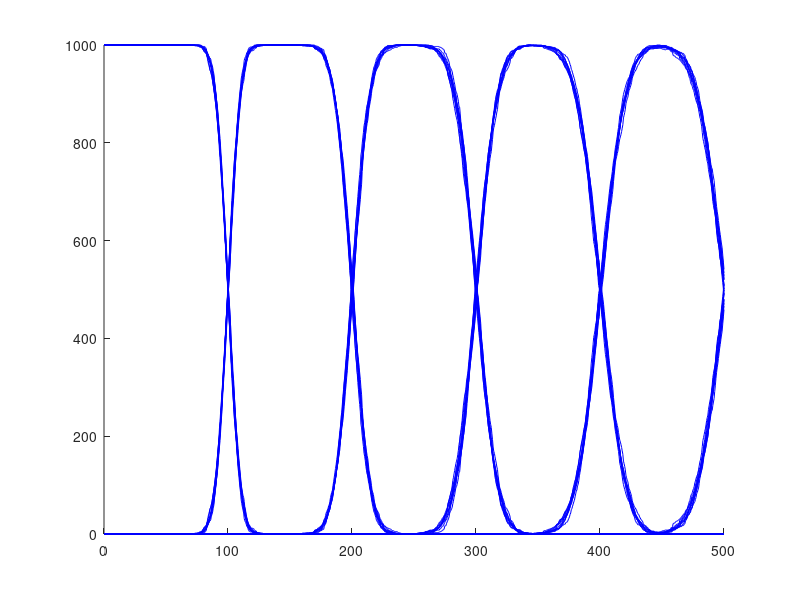

Source code (MATLAB):
clear all; 

N    = 1000;
X0   = [N zeros(1,7)];  % the initial state [1000 0 0 ... 0]
n    = length(X0); % n of states
sig  = 8;       % sigma for normal distribution
time = linspace(0,500,1000);        
dt    = time(2)-time(1);
nstep = length(time); 

Y = []; s0=X0;


for K=1:10 %repeat the ABM calculations
    % initial values:
    S(:,1) = ones(N,1); % initially all in A
    S(:,2) = 100 + sig*randn(N,1);    % init waiting times from exp distribution  
                                   % test other distributions !
    NN(1,:) = X0;
    for k=2:nstep
        S(:,2) = S(:,2)-dt;       % remove dt from waiting times
        move   = find(S(:,2)<=0); % check who is going to get to next compartment
        S(move,1) = S(move,1)+1;  % move to next compartment
        S(move,2) = 100+sig*randn(length(move),1); % new time
        iC = find(S(:,1)==8); S(iC,7) = Inf; % never leave X8
        for kk=1:8; NN(k,kk) = sum(S(:,1)==kk); end  % size of population in X1,X2,...,X8
     end

    hold on; plot(time,NN,'b-'); 
end 

fprintf('The maximum value of sigma that each compartment to reach the maximum value of 1000 is %i\n',sig)
